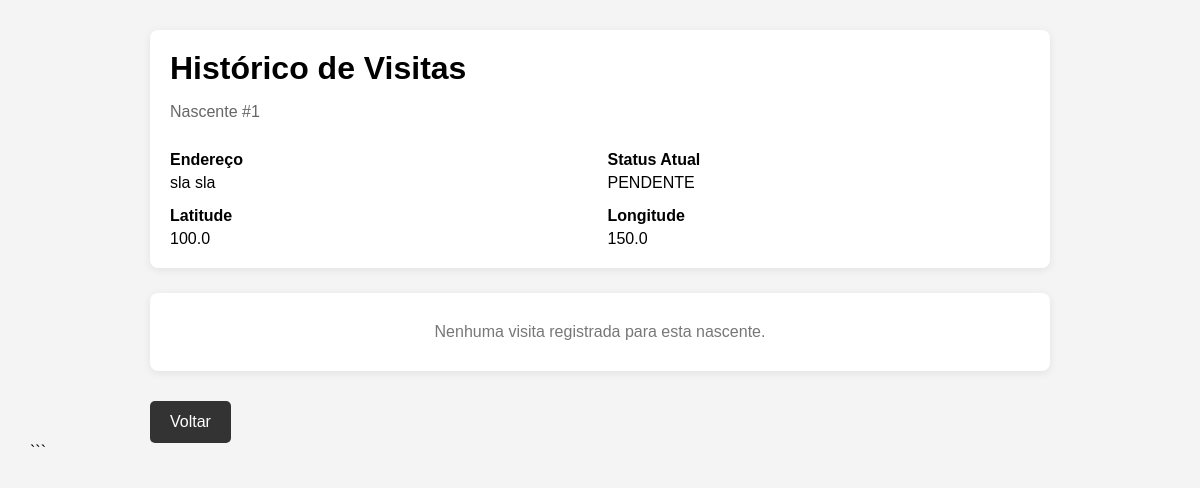
/dashboard/nascentes/1/historico, run on an earlier commit of the app's database.
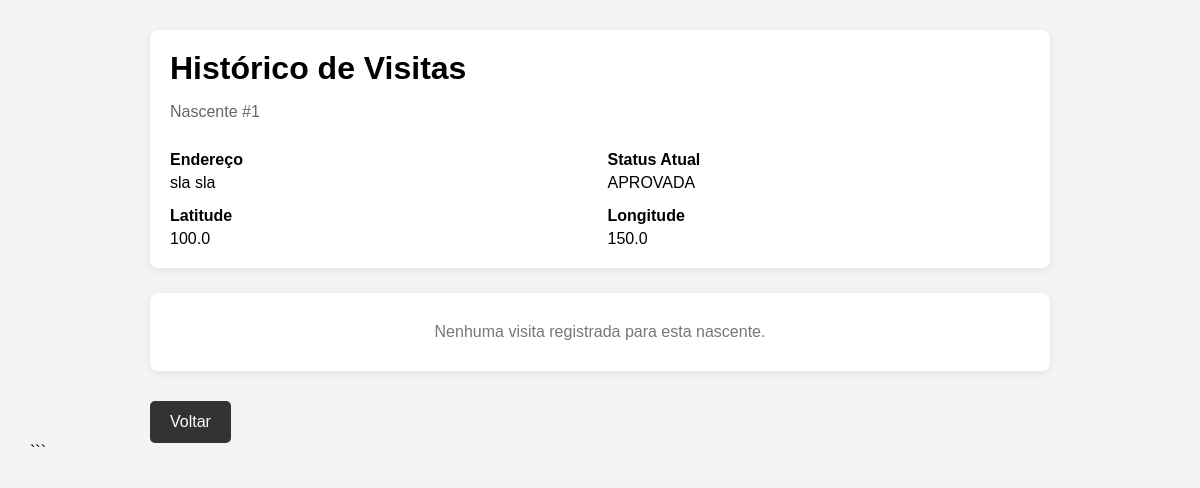
And on a later commit of the database.
### app/models/nascente.py (models this page shows, shortened)
class Nascente(db.Model):
    __tablename__ = "nascente"
    id = db.Column(db.Integer, primary_key=True)
    endereco = db.Column(db.String(255), nullable=False)
    latitude = db.Column(db.Float, nullable=False)
    longitude = db.Column(db.Float, nullable=False)
    dataRegistro = db.Column(db.DateTime, nullable=False, default=db.func.now())
    imagem = db.Column(db.String(255), nullable=False)
    descricao = db.Column(db.Text, nullable=True)
    status = db.Column(db.Text, nullable=False)
    visitas = db.relationship("VisitaNascente", back_populates="nascente", cascade="all, delete-orphan", order_by="desc(VisitaNascente.dataVisita)")

### app/app.py (the view)
@app.route("/dashboard/nascentes/<int:id>/historico")
def historicoNascente(id):
    visitas = listarVisitasNascente(id)
    nascente = buscarNascentePorId(id)
    return render_template("historicoVisitas.html",nascente=nascente,visitas=visitas)

### app/dao/nascente/readNascente.py (called while the page is built)
def buscarNascentePorId(id):
    try:
        nascente = db.session.get(Nascente, id)
        if not nascente:
            return {"erro": "Nascente não encontrada."}
        return nascente
    except Exception as e:
        return {"erro": str(e)}

### app/dao/visitaNascente/readVisita.py (called while the page is built)
def listarVisitasNascente(idNascente):
    try:
        visitas = (
            VisitaNascente.query
            .filter_by(idNascente=idNascente)
            .order_by(VisitaNascente.dataVisita.desc())
            .all()
        )
        return visitas
    except Exception as e:
        return {
            "erro": str(e)
        }

### app/templates/historicoVisitas.html (shortened to what this page needs)
<!DOCTYPE html>
<html lang="pt-BR">
<head>
</head>
<body>
<div class="container">
    <div class="topo">
        <h1>Histórico de Visitas</h1>
        <p class="subtitulo">
            Nascente #{{ nascente.id }}
        </p>
        <div class="info">
            <div>
                <strong>Endereço</strong>
                {{ nascente.endereco }}
            </div>
            <div>
                <strong>Status Atual</strong>
                {{ nascente.status }}
            </div>
            <div>
                <strong>Latitude</strong>
                {{ nascente.latitude }}
            </div>
            <div>
                <strong>Longitude</strong>
                {{ nascente.longitude }}
            </div>
        </div>
    </div>
    {% if visitas %}
        {% for visita in visitas %}
        <div class="card">
            <div class="data">
                {{ visita.dataVisita.strftime("%d/%m/%Y às %H:%M") }}
            </div>
            <img
                class="imagem"
                src="{{ url_for('static', filename='uploads/' + visita.imagem) }}"
                alt="Imagem da visita">
            <div class="descricao">
                {{ visita.descricao }}
            </div>
        </div>
        {% endfor %}
    {% else %}
        <div class="vazio">
            Nenhuma visita registrada para esta nascente.
        </div>
    {% endif %}
    <div class="acoes">
        <a
            href="{{ url_for('dashboardNascentes') }}"
            class="botao">
            Voltar
        </a>
    </div>
</div>
</body>
</html>

What changed in the data, as far as the page shows it:
changed Nascente "sla sla": status "PENDENTE" → "APROVADA"
